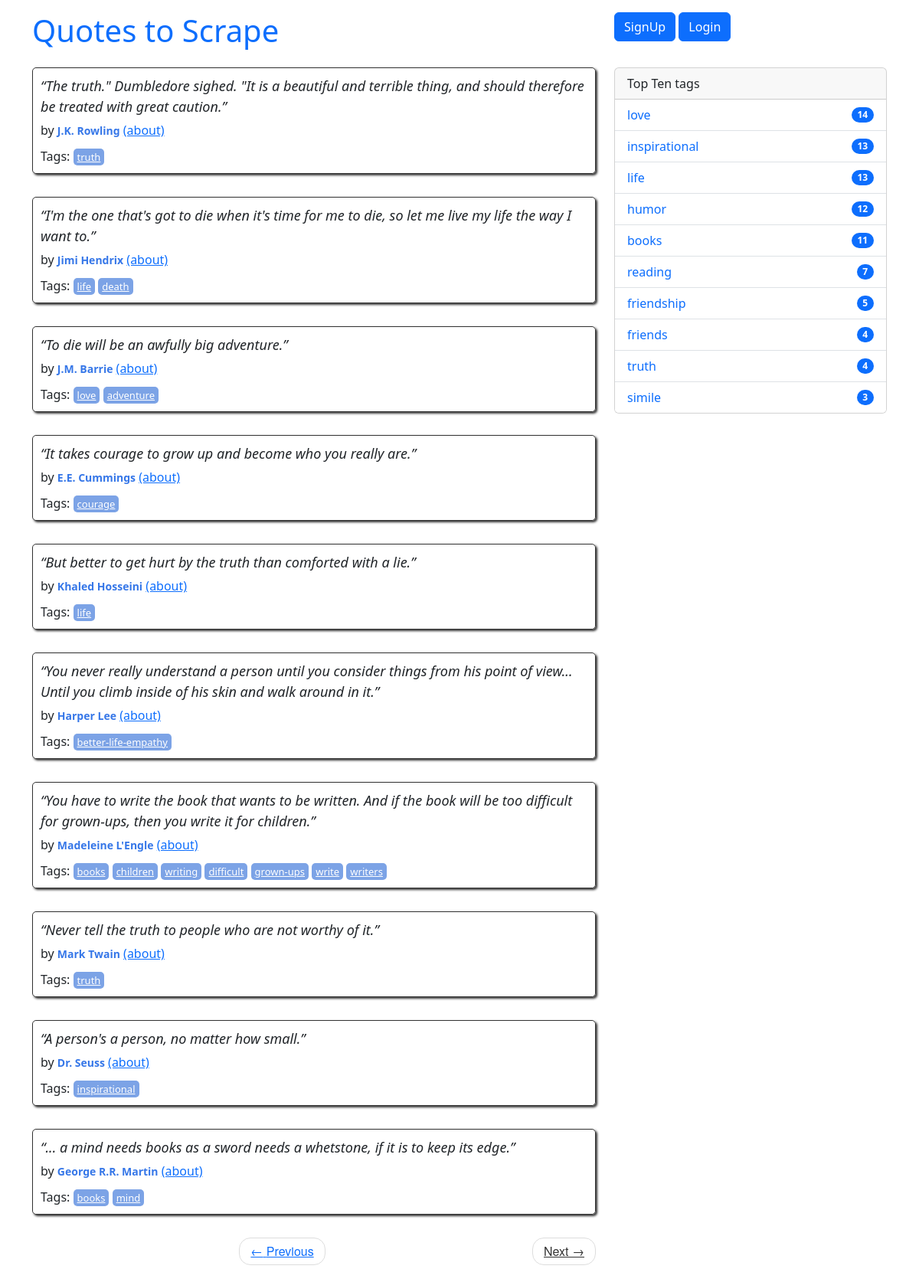
The page /10 on the database its author committed.
### quotes/models.py (models this page shows, shortened)
class Quote(models.Model):
    quote = models.TextField()
    tags = models.ManyToManyField(Tag)
    author = models.ForeignKey(Author, on_delete=models.CASCADE, default=None, null=True)
    created_at = models.DateTimeField(auto_now_add=True)

class Author(models.Model):
    fullname = models.CharField(max_length=50)
    date_born = models.CharField(max_length=50)
    born_location = models.CharField(max_length=150)
    bio = models.TextField()
    created_at = models.DateTimeField(auto_now_add=True)

class Tag(models.Model):
    name = models.CharField(max_length=50, null=False, unique=True)

### quotes/views.py (the view)
# urls.py: path("", views.main, name="root"),
def main(request, page=1):
    quotes = Quote.objects.all()
    paginator = Paginator(quotes, 10)
    page_obj = paginator.get_page(page)
    tags = Tag.objects.annotate(num_quotes=Count('quote')).order_by('-num_quotes')[:10]
    context = {'quotes': page_obj, 'tags': tags}
    return render(request, 'quotes/index.html', context)

### quotes/templatetags/extract.py (called while the page is built)
@register.filter(name='author')
def get_author(author_id):
    try:
        author = Author.objects.get(id=author_id)
        return author.fullname
    except ObjectDoesNotExist:
        return 'Unknown author'

### quotes/templates/quotes/index.html (shortened to what this page needs)
{% extends 'quotes/base.html' %}
{% load extract %}
{% block content %}
    <div class="row">
        <div class="col-md-8">
            {% for quote in quotes %}
                <div class="quote" itemscope="" itemtype="http://schema.org/CreativeWork">
                    <span class="text" itemprop="text">
                        {{quote.quote}}
                    </span>
                    <span>by <small class="author" itemprop="author">{{quote.author_id|author}}</small>
                        <a href="{% url 'quotes:author_detail' pk=quote.author_id %}">(about)</a>
                    </span>
                    <div class="tags">
                        Tags:
                        {% for tag in quote.tags.all %}
                            <a class="tag" href="/tag/{{tag.name}}">{{tag.name}}</a>
                        {% endfor %}
                    </div>
                </div>
            {% endfor %}
            <nav>
                <ul class="pager">
                    <li class="previous">
                        <a class="{% if not quotes.has_previous %} disabled {% endif %}"
                           href="{% if quotes.has_previous %} {% url 'quotes:root_paginate' quotes.previous_page_number %} {% else %} # {% endif %}">
                            <span aria-hidden="true">←</span> Previous
                        </a>
                    </li>
                    <li class="next">
                        <a class="{% if not quotes.has_next %} disabled {% endif %}"
                           href="{% if quotes.has_next %} {% url 'quotes:root_paginate' quotes.next_page_number %} {% else %} # {% endif %}">
                            Next <span aria-hidden="true">→</span>
                        </a>
                    </li>
                </ul>
            </nav>
        </div>
        <div class="col-md-4">
            <div class="card mb-3">
                <div class="card-header">
                    Top Ten tags
                </div>
                <ul class="list-group list-group-flush">
                    {% for tag in tags %}
                    <li class="list-group-item d-flex justify-content-between align-items-center">
                        <a href="{% url 'quotes:tag_quotes' tag_name=tag.name %}" class="text-decoration-none">{{ tag.name }}</a>
                        <span class="badge bg-primary rounded-pill">{{ tag.num_quotes }}</span>
                    </li>
                    {% endfor %}
                </ul>
            </div>
        </div>
    </div>
{% endblock %}

### quotes/static/quotes/style.css (style rules this page uses)
.quote { padding: 10px; margin-bottom: 30px; border: 1px solid #333333; border-radius: 5px; box-shadow: 2px 2px 3px #333333; }
.quote span.text { display: block; margin-bottom: 5px; font-size: large; font-style: italic; }
.quote small.author { font-weight: bold; color: #3677E8; }
.quote .tags { margin-top: 10px; }
.tag { padding: 2px 5px; border-radius: 5px; color: white; font-size: small; background-color: #7CA3E6; }
.pager { font-family: "Raleway","Helvetica Neue",Helvetica,Arial,sans-serif; }
.pager { padding-left: 0; margin: 22px 0; list-style: none; text-align: center; }
.pager li { display: inline; }
.pager .next>a, .pager .next>span { float: right; }
.pager li>a, .pager li>span { display: inline-block; padding: 5px 14px; background-color: #ffffff; border: 1px solid #dddddd; border-radius: 15px; }
.disabled { color: #333333; cursor: not-allowed; }

### rows shown on the page
Quote: quote "“The truth.\" Dumbledore sighed. \"It is a beautiful and terrible thing, and should therefore be treated with great caution.”", author_id|author "J.K. Rowling"
Tag: name "truth", num_quotes "4"
Quote: quote "“I'm the one that's got to die when it's time for me to die, so let me live my life the way I want to.”", author_id|author "Jimi Hendrix"
Tag: name "life", num_quotes "13"
Tag: name "death"
Quote: quote "“To die will be an awfully big adventure.”", author_id|author "J.M. Barrie"
Tag: name "love", num_quotes "14"
Tag: name "adventure"
Quote: quote "“It takes courage to grow up and become who you really are.”", author_id|author "E.E. Cummings"
Tag: name "courage"
Quote: quote "“But better to get hurt by the truth than comforted with a lie.”", author_id|author "Khaled Hosseini"
Quote: quote "“You never really understand a person until you consider things from his point of view... Until you climb inside of his skin and walk around in it.”", author_id|author "Harper Lee"
Tag: name "better-life-empathy"
Quote: quote "“You have to write the book that wants to be written. And if the book will be too difficult for grown-ups, then you write it for children.”", author_id|author "Madeleine L'Engle"
Tag: name "books", num_quotes "11"
Tag: name "children"
Tag: name "writing"
Tag: name "difficult"
Tag: name "grown-ups"
Tag: name "write"
Tag: name "writers"
Quote: quote "“Never tell the truth to people who are not worthy of it.”", author_id|author "Mark Twain"
Quote: quote "“A person's a person, no matter how small.”", author_id|author "Dr. Seuss"
Tag: name "inspirational", num_quotes "13"
Quote: quote "“... a mind needs books as a sword needs a whetstone, if it is to keep its edge.”", author_id|author "George R.R. Martin"
Tag: name "mind"
Tag: name "humor", num_quotes "12"
Tag: name "reading", num_quotes "7"
Tag: name "friendship", num_quotes "5"
Tag: name "friends", num_quotes "4"
Tag: name "simile", num_quotes "3"
